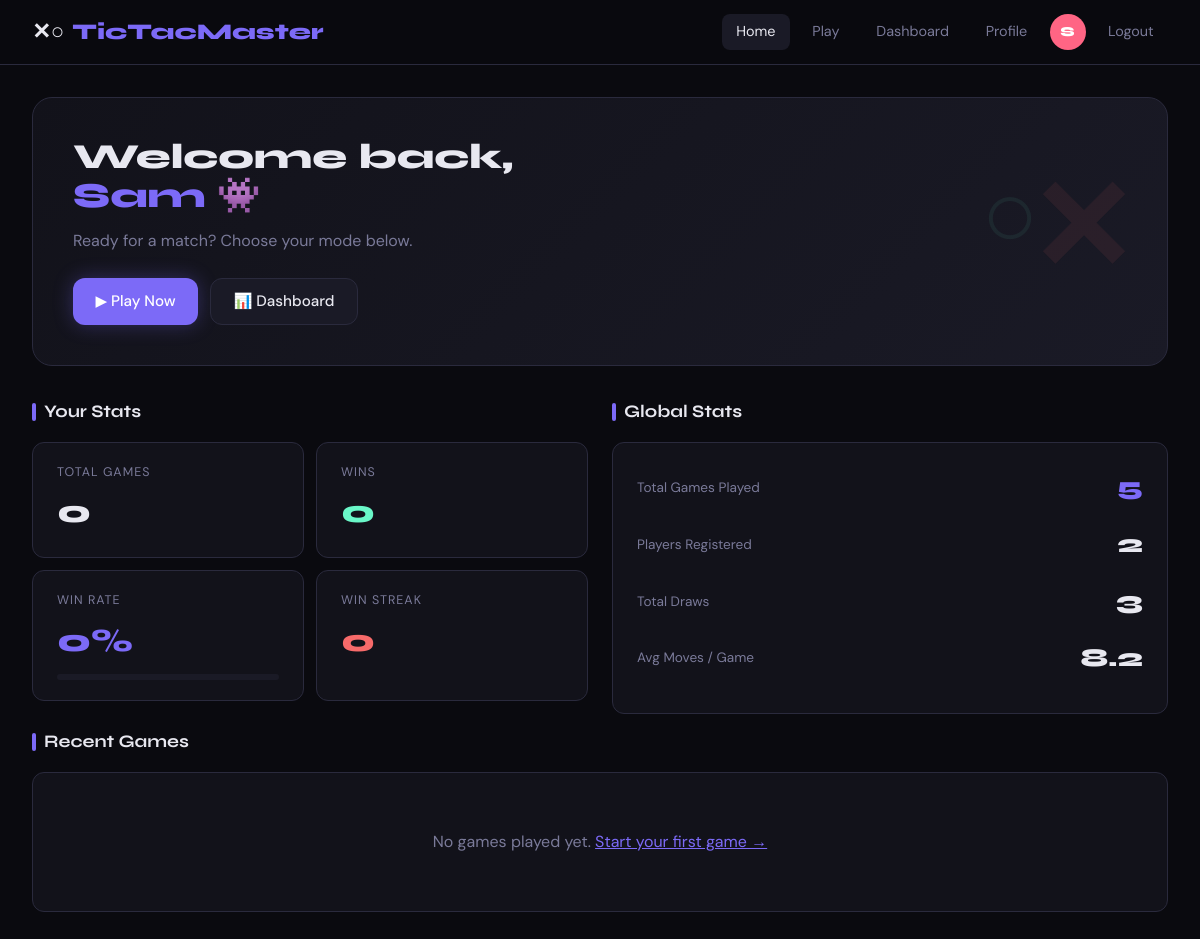
Page /home (signed in) on the committed database.
### tables this page shows
CREATE TABLE player_stats (
            id INTEGER PRIMARY KEY AUTOINCREMENT,
            user_id INTEGER UNIQUE NOT NULL,
            total_games INTEGER DEFAULT 0,
            wins INTEGER DEFAULT 0,
            losses INTEGER DEFAULT 0,
            draws INTEGER DEFAULT 0,
            pvp_wins INTEGER DEFAULT 0,
            pvp_losses INTEGER DEFAULT 0,
            pvp_draws INTEGER DEFAULT 0,
            pvc_wins INTEGER DEFAULT 0,
            pvc_losses INTEGER DEFAULT 0,
            pvc_draws INTEGER DEFAULT 0,
            win_streak INTEGER DEFAULT 0,
            max_win_streak INTEGER DEFAULT 0,
            total_moves INTEGER DEFAULT 0,
            fastest_win_moves INTEGER DEFAULT 999,
            updated_at TIMESTAMP DEFAULT CURRENT_TIMESTAMP,
            FOREIGN KEY (user_id) REFERENCES users(id)
        );

### app.py (the view)
@app.route('/home')
@login_required
def home():
    stats = get_player_stats(session['user_id'])
    recent = get_recent_games(session['user_id'], limit=5)
    global_s = get_global_stats()
    return render_template('home.html',
                           stats=stats, recent=recent,
                           global_stats=global_s)

### app.py (called while the page is built)
def login_required(f):
    from functools import wraps
    @wraps(f)
    def decorated(*args, **kwargs):
        if 'user_id' not in session:
            return redirect(url_for('login'))
        return f(*args, **kwargs)
    return decorated

### database/models.py (called while the page is built)
def get_db():
    conn = sqlite3.connect(DB_PATH)
    conn.row_factory = sqlite3.Row
    return conn

### game_service.py (called while the page is built)
def get_player_stats(user_id: int) -> dict:
    conn = get_db()
    c = conn.cursor()
    try:
        c.execute('SELECT * FROM player_stats WHERE user_id = ?', (user_id,))
        row = c.fetchone()
        if not row:
            return {}
        stats = dict(row)
        total = stats['total_games']
        stats['win_rate'] = round(stats['wins'] / total * 100, 1) if total else 0
        return stats
    finally:
        conn.close()

def get_recent_games(user_id: int, limit: int = 10) -> list:
    conn = get_db()
    c = conn.cursor()
    try:
        c.execute('''
            SELECT g.*,
                   u1.username as player1_name, u1.avatar_color as p1_color,
                   u2.username as player2_name, u2.avatar_color as p2_color,
                   w.username as winner_name
            FROM games g
            LEFT JOIN users u1 ON g.player1_id = u1.id
            LEFT JOIN users u2 ON g.player2_id = u2.id
            LEFT JOIN users w ON g.winner_id = w.id
            WHERE g.player1_id = ? OR g.player2_id = ?
            ORDER BY g.created_at DESC
            LIMIT ?
        ''', (user_id, user_id, limit))
        rows = c.fetchall()
        return [dict(r) for r in rows]
    finally:
        conn.close()

def get_global_stats() -> dict:
    conn = get_db()
    c = conn.cursor()
    try:
        c.execute('SELECT COUNT(*) as total FROM games WHERE ended_at IS NOT NULL')
        total_games = c.fetchone()['total']
        c.execute('SELECT COUNT(*) as total FROM users')
        total_users = c.fetchone()['total']
        c.execute('SELECT COUNT(*) as total FROM games WHERE is_draw = 1')
        total_draws = c.fetchone()['total']
        c.execute('SELECT AVG(moves_count) as avg FROM games WHERE ended_at IS NOT NULL')
        row = c.fetchone()
        avg_moves = round(row['avg'], 1) if row['avg'] else 0
        return {
            'total_games': total_games,
            'total_users': total_users,
            'total_draws': total_draws,
            'avg_moves': avg_moves,
        }
    finally:
        conn.close()

### templates/home.html (shortened to what this page needs)
{% extends 'base.html' %}
{% block body %}
<div class="page">
    <div class="hero">
        <div class="hero-title">
            Welcome back,<br>
            <span class="text-accent">{{ session.username }}</span> 👾
        </div>
        <div class="hero-sub">Ready for a match? Choose your mode below.</div>
        <div class="hero-actions">
            <a href="{{ url_for('play') }}" class="btn btn-primary">▶ Play Now</a>
            <a href="{{ url_for('dashboard') }}" class="btn btn-secondary">📊 Dashboard</a>
        </div>
    </div>
    <div class="grid-2" style="gap:1.5rem; margin-bottom:1.5rem;">
        <div>
            <div class="section-title">Your Stats</div>
            <div class="grid-2" style="gap:0.75rem;">
                <div class="stat-card">
                    <div class="stat-label">Total Games</div>
                    <div class="stat-value">{{ stats.total_games or 0 }}</div>
                </div>
                <div class="stat-card">
                    <div class="stat-label">Wins</div>
                    <div class="stat-value text-o">{{ stats.wins or 0 }}</div>
                </div>
                <div class="stat-card">
                    <div class="stat-label">Win Rate</div>
                    <div class="stat-value text-accent">{{ stats.win_rate or 0 }}%</div>
                    <div class="winrate-bar">
                    </div>
                </div>
                <div class="stat-card">
                    <div class="stat-label">Win Streak</div>
                    <div class="stat-value text-x">{{ stats.win_streak or 0 }}</div>
                </div>
            </div>
        </div>
        <div>
            <div class="section-title">Global Stats</div>
            <div class="card" style="height: calc(100% - 2.1rem);">
                <div style="display:flex; flex-direction:column; gap:1rem;">
                    <div style="display:flex; justify-content:space-between; align-items:center;">
                        <span class="text-muted" style="font-size:0.85rem;">Total Games Played</span>
                        <span class="global-num text-accent">{{ global_stats.total_games }}</span>
                    </div>
                    <div style="display:flex; justify-content:space-between; align-items:center;">
                        <span class="text-muted" style="font-size:0.85rem;">Players Registered</span>
                        <span class="global-num">{{ global_stats.total_users }}</span>
                    </div>
                    <div style="display:flex; justify-content:space-between; align-items:center;">
                        <span class="text-muted" style="font-size:0.85rem;">Total Draws</span>
                        <span class="global-num">{{ global_stats.total_draws }}</span>
                    </div>
                    <div style="display:flex; justify-content:space-between; align-items:center;">
                        <span class="text-muted" style="font-size:0.85rem;">Avg Moves / Game</span>
                        <span class="global-num">{{ global_stats.avg_moves }}</span>
                    </div>
                </div>
            </div>
        </div>
    </div>
    <div class="section-title">Recent Games</div>
    <div class="card">
        {% if recent %}
            {% for g in recent %}
            <div class="game-row">
                <span class="game-mode-badge">{{ g.game_mode.upper() }}</span>
                <span style="flex:1; font-size:0.88rem; color: var(--text-muted);">
                    vs
                    {% if g.game_mode == 'pvc' %}
                        🤖 Computer
                    {% elif g.player2_name %}
                        {{ g.player2_name }}
                    {% else %}
                        Unknown
                    {% endif %}
                </span>
                <span style="font-size:0.8rem; color:var(--text-muted);">
                    {{ g.moves_count }} moves
                </span>
                {% if g.is_draw %}
                    <span class="badge badge-draw">Draw</span>
                {% elif g.winner_id == session.user_id %}
                    <span class="badge badge-win">Win</span>
                {% elif g.ended_at %}
                    <span class="badge badge-loss">Loss</span>
                {% else %}
                    <span class="badge" style="background:var(--surface2); color:var(--text-muted);">—</span>
                {% endif %}
            </div>
            {% endfor %}
        {% else %}
            <div style="text-align:center; color:var(--text-muted); padding:2rem 0;">
                No games played yet. <a href="{{ url_for('play') }}" style="color:var(--accent);">Start your first game →</a>
            </div>
        {% endif %}
    </div>
</div>
{% endblock %}

### templates/base.html (style rules this page uses)
:root { --bg: #0a0a0f; --surface: #12121a; --surface2: #1a1a26; --border: #2a2a3d; --accent: #7c6af7; --accent2: #f76a6a; --accent3: #6af7c8; --text: #e8e8f0; --text-muted: #7a7a99; --x-color: #f76a6a; --o-color: #6af7c8; --gold: #f7c86a; --font-display: 'Syne', sans-serif; --font-body: 'DM Sans', sans-serif; --radius: 12px; --shadow: 0 8px 32px rgba(0,0,0,0.4); }
* { box-sizing: border-box; margin: 0; padding: 0; }
html { scroll-behavior: smooth; }
body { background: var(--bg); color: var(--text); font-family: var(--font-body); min-height: 100vh; line-height: 1.6; }
.btn { display: inline-flex; align-items: center; justify-content: center; gap: 0.5rem; padding: 0.65rem 1.4rem; border-radius: var(--radius); font-family: var(--font-body); font-size: 0.95rem; font-weight: 500; cursor: pointer; border: none; transition: all 0.2s; text-decoration: none; }
.btn-primary { background: var(--accent); color: white; box-shadow: 0 0 20px rgba(124,106,247,0.3); }
.btn-secondary { background: var(--surface2); color: var(--text); border: 1px solid var(--border); }
.card { background: var(--surface); border: 1px solid var(--border); border-radius: var(--radius); padding: 1.5rem; }
.page { max-width: 1200px; margin: auto; padding: 2rem; }
.stat-card { background: var(--surface); border: 1px solid var(--border); border-radius: var(--radius); padding: 1.25rem 1.5rem; }
.stat-label { font-size: 0.78rem; color: var(--text-muted); text-transform: uppercase; letter-spacing: 0.08em; }
.stat-value { font-family: var(--font-display); font-size: 2rem; font-weight: 800; margin-top: 0.2rem; }
.grid-2 { display: grid; grid-template-columns: 1fr 1fr; gap: 1rem; }
.text-accent { color: var(--accent); }
.text-muted { color: var(--text-muted); }
.text-x { color: var(--x-color); }
.text-o { color: var(--o-color); }

### templates/home.html (style rules this page uses)
.hero { background: linear-gradient(135deg, var(--surface) 0%, var(--surface2) 100%); border: 1px solid var(--border); border-radius: 20px; padding: 2.5rem; position: relative; overflow: hidden; margin-bottom: 2rem; }
.hero::before { content: '✕'; position: absolute; right: 2rem; top: 50%; transform: translateY(-50%); font-size: 8rem; font-weight: 800; color: rgba(247,106,106,0.08); font-family: var(--font-display); }
.hero::after { content: '○'; position: absolute; right: 8rem; top: 50%; transform: translateY(-60%); font-size: 6rem; color: rgba(106,247,200,0.07); font-family: var(--font-display); }
.hero-title { font-family: var(--font-display); font-size: 2.2rem; font-weight: 800; line-height: 1.1; margin-bottom: 0.8rem; }
.hero-sub { color: var(--text-muted); margin-bottom: 1.5rem; }
.hero-actions { display: flex; gap: 0.75rem; flex-wrap: wrap; }
.section-title { font-family: var(--font-display); font-size: 1.1rem; font-weight: 700; margin-bottom: 1rem; display: flex; align-items: center; gap: 0.5rem; }
.section-title::before { content: ''; display: block; width: 4px; height: 18px; background: var(--accent); border-radius: 2px; }
.global-num { font-family: var(--font-display); font-size: 1.6rem; font-weight: 800; }
.winrate-bar { height: 6px; background: var(--surface2); border-radius: 3px; overflow: hidden; margin-top: 0.5rem; }

### rows in the picture
player_stats: total_games "0", wins "0", win_streak "0"

### other values in the picture
{{ session.get('username','?')[0].upper() }} "S"
{{ session.username }} "Sam"
{{ stats.win_rate or 0 }} "0"
{{ global_stats.total_games }} "5"
{{ global_stats.total_users }} "2"
{{ global_stats.total_draws }} "3"
{{ global_stats.avg_moves }} "8.2"
